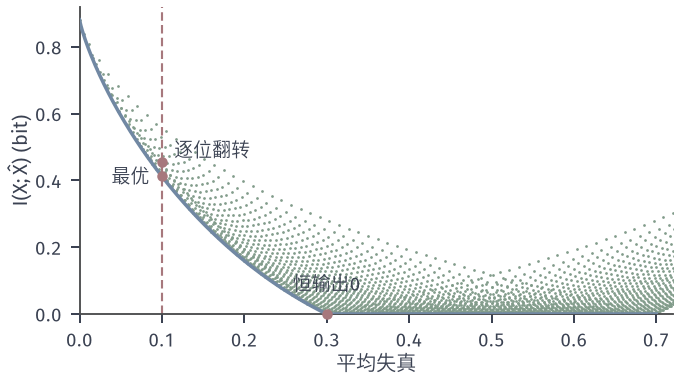

The script that drew this image:
"""Cloud of (E d, I) for all binary test channels q(1|0)=a, q(0|1)=b on a 61x61 grid,
source Bern(0.3), Hamming distortion. Lower envelope: R(D)=h2(0.3)-h2(D) (blue).
Red: forward flip a=b=0.1 (I=0.4558), optimal at D=0.1 (I=0.4123), constant 0 (D=0.3,I=0)."""
from pathlib import Path
import sys
HERE = Path(__file__).resolve().parent
sys.path.insert(0, str(HERE.parent/'rd-common'))
from common import *

p = P_SRC; px = np.array([1-p, p]); d = np.array([[0, 1], [1, 0.]])
g = np.linspace(0, 1, 61)
Ds, Is = [], []
for a in g:
    for b in g:
        q = np.array([[1-a, a], [b, 1-b]])
        Ds.append(exp_dist(px, q, d)); Is.append(mutual_info(px, q))
fig, ax = figure(width_mm=96, height_mm=54)
ax.plot(Ds, Is, 'o', ms=1.1, color=GREEN, mew=0, zorder=1)
D = np.linspace(0, .7, 400)
ax.plot(D, rd_binary(D), color=BLUE, lw=1.4, zorder=3)
ax.axvline(.1, color=RED, lw=.85, ls=DASH, zorder=2)
fwd = mutual_info(px, np.array([[.9, .1], [.1, .9]]))
r = .25; qopt = np.array([[1-r*.1/.7, r*.1/.7], [(1-r)*.1/.3, 1-(1-r)*.1/.3]])
opt = mutual_info(px, qopt)
dot(ax, .1, fwd, RED); dot(ax, .1, opt, RED); dot(ax, .3, 0, RED)
lab(ax, .115, fwd+.015, '逐位翻转', INK, ha='left')
lab(ax, .085, opt-.02, '最优', INK, ha='right')
lab(ax, .3, .07, '恒输出0', INK, ha='center')
ax.set_xlim(0, .72); ax.set_ylim(0, .92)
axlab(ax, '平均失真', '$I(X;\\hat X)$ (bit)')
save(fig, HERE, 'figure', {'forward_I': fwd, 'opt_I': opt, 'grid': 61})
